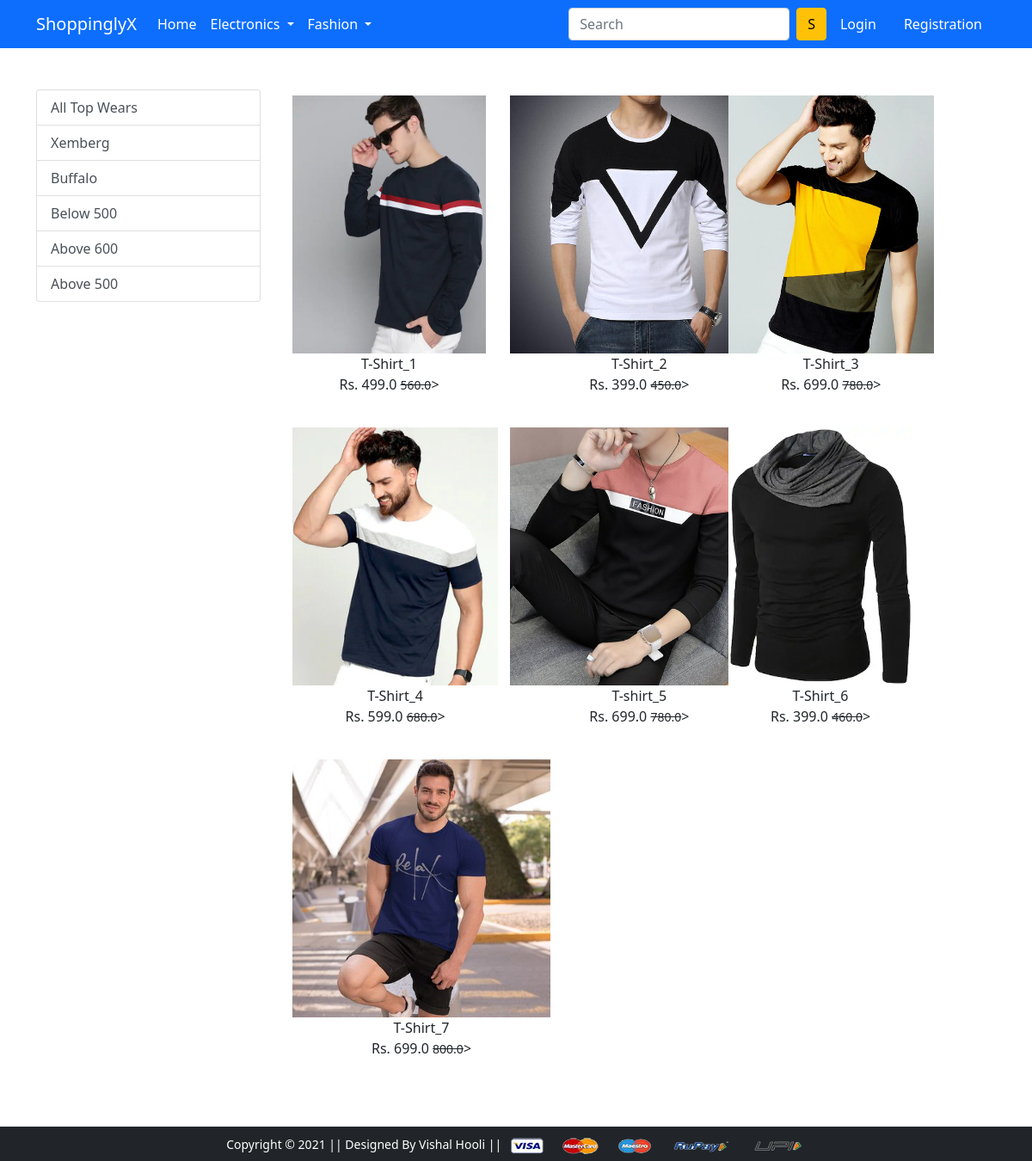
Screenshot of /topwears/ with the database file from the repository.
### app/models.py (models this page shows, shortened)
class Product(models.Model):
    title = models.CharField(max_length=100)
    selling_price = models.FloatField()
    discounted_price = models.FloatField()
    description = models.TextField()
    brand = models.CharField(max_length=100)
    category = models.CharField(choices=CATEGORY_CHOICES, max_length=2)
    product_image = models.ImageField(upload_to='product_img')

### app/views.py (the view)
# urls.py: path('topwears/', views.topwears, name='topwears'),
def topwears(request, data=None):
    if data == None:
        topwears = Product.objects.filter(category='TW')
    elif data == 'Xemberg' or data == 'Buffalo':
        topwears = Product.objects.filter(category='TW').filter(brand=data)
    elif data == 'below':
        topwears = Product.objects.filter(category='TW').filter(discounted_price__lt=500)  #__lt it is less than
    elif data == 'above':
        topwears = Product.objects.filter(category='TW').filter(discounted_price__gt=500)   #__gt it is greater than
    elif data == 'above600':
        topwears = Product.objects.filter(category='TW').filter(discounted_price__gt=600)
    return render(request, 'app/topwears.html', {'topwears':topwears})

### app/templates/app/topwears.html (shortened to what this page needs)
{% extends 'app/base.html' %}
{% load static %}
{% block main-content %}
<div class="container my-5">
 <div class="row">
  <div class="col-sm-3">
   <div class="list-group">
       <a href="{% url 'topwears' %}" class="list-group-item list-group-item-action" aria-current="true">All Top Wears</a>
       <a href="{% url 'topwearsdata' 'Xemberg' %}" class="list-group-item list-group-item-action" aria-current="true">Xemberg</a>
       <a href="{% url 'topwearsdata' 'Buffalo' %}" class="list-group-item list-group-item-action">Buffalo</a>
       <a href="{% url 'topwearsdata' 'below' %}" class="list-group-item list-group-item-action">Below 500</a>
       <a href="{% url 'topwearsdata' 'above600' %}" class="list-group-item list-group-item-action">Above 600</a>
       <a href="{% url 'topwearsdata' 'above' %}" class="list-group-item list-group-item-action">Above 500</a>
   </div>
  </div>
  <div class="col-sm-8">
   <div class="row">
       {% for product in topwears %}
        <div class="col-sm-4 text-center mb-4">
            <a href="{% url 'product-detail' product.id %}" class="btn">
                <div class="item">
                    <img src="{{product.product_image.url}}" alt="" height="300" class="">
                    <div class="fw-hold">{{product.title}}</div>
                    <div class="fw-hold">Rs. {{product.discounted_price}}
                        <small class="fw-light text-decoration-line-through">{{product.selling_price}}</small>>
                    </div>
                </div>
            </a>
        </div>
        {% endfor %}
   </div>
  </div>
 </div>
</div>
{% endblock main-content %}

### rows the page displays
Product: product_image (picture), title "T-Shirt_1", discounted_price "499.0", selling_price "560.0"
Product: product_image (picture), title "T-Shirt_2", discounted_price "399.0", selling_price "450.0"
Product: product_image (picture), title "T-Shirt_3", discounted_price "699.0", selling_price "780.0"
Product: product_image (picture), title "T-Shirt_4", discounted_price "599.0", selling_price "680.0"
Product: product_image (picture), title "T-shirt_5", discounted_price "699.0", selling_price "780.0"
Product: product_image (picture), title "T-Shirt_6", discounted_price "399.0", selling_price "460.0"
Product: product_image (picture), title "T-Shirt_7", discounted_price "699.0", selling_price "800.0"
